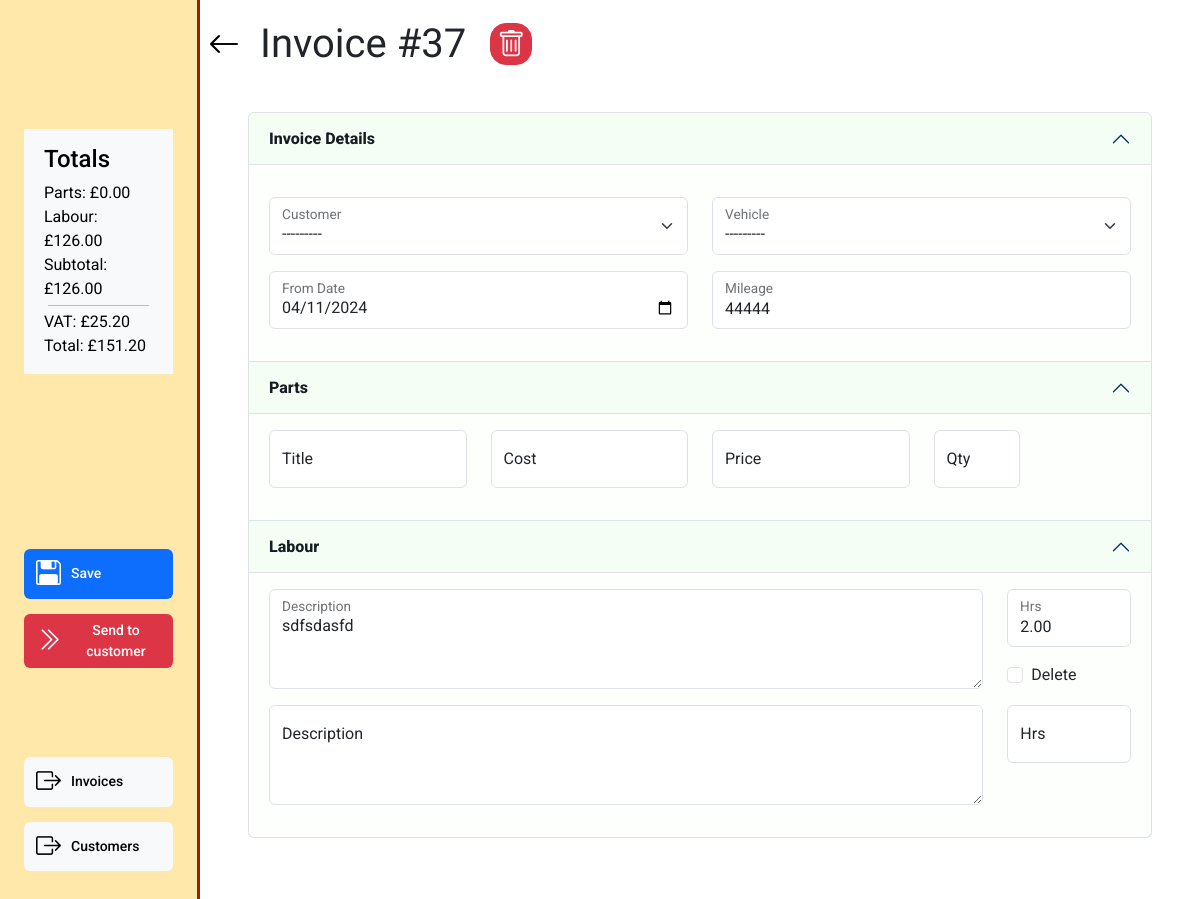
Page /invoices/invoice_select/dcb49db916cd on the committed database.
### invoice/models.py (models this page shows, shortened)
class Invoice(models.Model):
    class InvoiceStatus(models.IntegerChoices):
        WORK_ON_HOLD = 1, 'Work on hold'
        OPEN = 2, 'Open'
        READY_FOR_PROCESSING = 3, 'Ready for processing'
        READY_FOR_VERIFICATION = 4, 'Ready for verification'
        SENT_TO_CUSTOMER = 5, 'Sent to customer'
        COMPLETE = 6, 'Complete'
    inv_number = models.CharField(
        max_length=10, null=True, editable=False)
    inv_integer = models.PositiveIntegerField(null=True, editable=False)
    customer = models.ForeignKey(
        Customer, on_delete=models.PROTECT, related_name='invoices',
        blank=True, null=True)
    vehicle = models.ForeignKey(
        Vehicle, on_delete=models.PROTECT, related_name='invoices',
        blank=True, null=True)
    date_in = models.DateTimeField(blank=True, null=True)
    mileage = models.PositiveIntegerField(blank=True, null=True)
    status = models.PositiveSmallIntegerField(
        choices=InvoiceStatus.choices, blank=True, null=True)
    active = models.BooleanField(default=True, blank=True, null=True)
    parts_total = models.PositiveIntegerField(blank=True, null=True)
    labour_total = models.PositiveIntegerField(blank=True, null=True)
    subtotal = models.PositiveIntegerField(blank=True, null=True)
    vat_total = models.PositiveIntegerField(blank=True, null=True)
    grand_total = models.PositiveIntegerField(blank=True, null=True)
    slug = models.SlugField(max_length=100, unique=True, blank=False, null=False)
    unique_id = models.CharField(null=True, blank=True, max_length=100)
    def __str__(self):
        if self.inv_integer:
            result = f'{self.customer} - {self.vehicle} - {self.inv_number}'
        elif self.customer and self.vehicle:
            result = f'{self.customer} - {self.vehicle}'
        elif self.customer or self.vehicle:
            result = f'{self.customer or self.vehicle} - ({self.unique_id})'
        else:
            result = f'Blank invoice - ({self.unique_id})'
        return result

### customer/models.py (models this page shows, shortened)
class Vehicle(models.Model):
    customer = models.ForeignKey(
        Customer, blank=False, null=False, on_delete=models.CASCADE)
    registration = models.CharField(max_length=10, null=False, blank=False)
    make = models.CharField(max_length=27, blank=True, null=True)
    model = models.CharField(max_length=27, blank=True, null=True)
    active = models.BooleanField(default=True, blank=True, null=True)
    slug = models.SlugField(max_length=100, unique=True, blank=False, null=False)
    def __str__(self):
        return self.registration

### invoice/views.py (the view)
# urls.py: path('invoice_select/<slug:slug>', views.invoice_summary, name='invoice_summary'),
def invoice_summary(request, slug):
    invoice = get_object_or_404(Invoice, slug=slug)
    labour = Labour.objects.filter(invoice=invoice.id)
    parts = Part.objects.filter(invoice=invoice.id)
    if request.method == 'POST':
        invoice_details_form = InvoiceForm(request.POST, request.FILES, instance=invoice)
        part_formset = PartFormSet(request.POST, queryset=parts, instance=invoice, prefix='parts')
        labour_formset = LabourFormSet(request.POST, queryset=labour, instance=invoice, prefix='labour')
        if invoice_details_form.is_valid() and part_formset.is_valid() and labour_formset.is_valid():
            invoice_details = invoice_details_form.save()
            part_instances = part_formset.save(commit=False)
            for form in part_formset:
                if form.cleaned_data.get('DELETE'):
                    instance=form.instance
                    instance.delete()
                else:
                    form.save()
            labour_instances = labour_formset.save(commit=False)
            for form in labour_formset:
                if form.cleaned_data.get('DELETE'):
                    instance=form.instance
                    instance.delete()
                else:
                    form.save()
            messages.success(request, 'Parts changes saved successfully.')
            return redirect('invoice_summary', slug=slug)
        else:
            messages.error(request, 'Form validation failed. Please check your input.')
            return redirect(reverse('invoice_summary', args=[invoice.slug]))
    else:
        invoice_details_form = InvoiceForm(instance=invoice)
        part_formset = PartFormSet(queryset=parts, instance=invoice, prefix='parts')
        part_formset.helper = BasePartFormSetHelper()
        labour_formset = LabourFormSet(queryset=labour, instance=invoice, prefix='labour')
        labour_formset.helper = BaseLabourFormSetHelper()
    status_class_map = {
        1: 'light',
        2: 'success',
        3: 'warning',
        4: 'danger',
        5: 'light'
    }
    context = {
        'item': invoice,
        'previous_url': 'invoice_list',
        'part_formset': part_formset,
        'labour_formset': labour_formset,
        'parts_list': parts,
        'labour_list': labour,
        'edit_invoice_form': invoice_details_form,
        'status_class_map': status_class_map,
        'available_status_map': available_status_full_dict_map
    }
    return render(request, 'invoice/invoice_summary.html', context)

### customer/models.py (called while the page is built)
    def __str__(self):
        return self.name

### invoice/context_processors.py (called while the page is built)
def user_creds(request):
    return {
        'Mechanic': request.user.groups.filter(name='Mechanic').exists(),
        'Accounts': request.user.groups.filter(name='Accounts').exists(),
        'Foreman': request.user.groups.filter(name='Foreman').exists(),
    }

### invoice/forms.py (called while the page is built, shortened)
def add_or_edit_modal(slug, type, layout):
    if slug:
        layout
    return  layout

    def create_option(self, name, value, label, selected, index, subindex=None, attrs=None):
        option = super().create_option(
            name, value, label, selected, index, subindex=subindex, attrs=attrs)
        try:
            instance = self.choices.queryset.get(pk=value.value)
            option_fk = instance.customer.id
            if option_fk:
                option['attrs']['class'] = option_fk
        except:
            option['attrs']['class'] = 'no_customer'
        return option

### invoice/templatetags/custom_tags.py (called while the page is built)
@register.filter
def get_dict_value(key_to_search, dict):
    return dict.get(key_to_search, {})

@register.filter
def format_currency(value, currency='£'):
    try:
        pounds_value = value / 100
        format_pounds = number_format(pounds_value, decimal_pos=2, force_grouping=True)
        result = f'{currency}{format_pounds}'
    except:
        result = f'{currency}0.00'
    return result

### invoice/templates/invoice/invoice_summary.html (shortened to what this page needs)
{% extends "base_dashboard.html" %}
{% load static %}
{% load crispy_forms_tags %}
{% load custom_tags %}
{% block css %}
{{block.super}}
<link rel="stylesheet" href="{% static 'invoice/css/invoice.css' %}">
{% endblock %}
{% block page_heading %}Invoice #{{item.id}}{% endblock %}
{% block side_menu_top %}
<div class=" bg-light text-black align-self-center flex-fill mt-5">
   <div class="d-md-block d-none px-1  m-3">
    <h4 class="mb-2">Totals</h4>
    <div>
        {% include "includes/invoice_totals.html" %}
    </div>
</div>
</div>
{% endblock %}
{% block side_menu_action_items %}
{% if item.status < 5 %}
    <button class="btn btn-primary side-menu-link" id="save-button" onclick="submitForm()"><i class="bi bi-floppy2"></i>Save</button>
{% endif %}
<form action="{% url 'invoice_list' %}" method="POST" id="invoice_change_status">
    {% with available_status=item.status|get_dict_value:available_status_map %}
        {% for key, desc in available_status.items %}
            {% if key < item.status %}
            {% else %}
            <button type="submit" name="status" value="{{key}}"
                class="btn btn-{{ item.status|get_dict_value:status_class_map }} side-menu-link">
                <i class="bi bi-chevron-double-right"></i>{{desc}}
            </button>
            {% endif %}
        {% endfor %}
    {% endwith %}
</form>
{% endblock side_menu_action_items %}
{% block side_menu_nav_items %}
<a href="{% url 'invoice_list' %}" class="btn side-menu-link btn-light"><i
        class="bi bi-box-arrow-right"></i><span>Invoices</span></a>
<a href="{% url 'customer_list' %}" class="btn side-menu-link btn-light"><i
        class="bi bi-box-arrow-right"></i><span>Customers</span></a>
{% endblock side_menu_nav_items %}
{% block dashboard_content %}
{% if item.status < 5 %}
<div class="invoice-container mb-5">
    <div class="accordion mb-4" id="invoice-accordion">
        <form action="{% url 'invoice_summary' item.slug %}" method="POST" id="invoice-form">
            <div class="accordion-item">
                <h2 class="accordion-header">
                    <button class="accordion-button" type="button" data-bs-toggle="collapse"
                        data-bs-target="#invoice-accordion-collapseOne" aria-expanded="true"
                        aria-controls="invoice-accordion-collapseOne">
                        Invoice Details
                    </button>
                </h2>
                <div id="invoice-accordion-collapseOne" class="accordion-collapse collapse show">
                    <div class="accordion-body">
                        {% crispy edit_invoice_form %}
                    </div>
                </div>
            </div>
            <div class="accordion-item">
                <h2 class="accordion-header">
                    <button class="accordion-button" type="button" data-bs-toggle="collapse"
                        data-bs-target="#panelsStayOpen-collapseTwo" aria-expanded="true"
                        aria-controls="panelsStayOpen-collapseTwo">
                        Parts
                    </button>
                </h2>
                <div id="panelsStayOpen-collapseTwo" class="accordion-collapse collapse show">
                    <div class="accordion-body">
                        <div>
                            {% crispy part_formset %}
                        </div>
                    </div>
                </div>
            </div>
            <div class="accordion-item">
                <h2 class="accordion-header">
                    <button class="accordion-button" type="button" data-bs-toggle="collapse"
                        data-bs-target="#panelsStayOpen-collapseThree" aria-expanded="false"
                        aria-controls="panelsStayOpen-collapseThree">
                        Labour
                    </button>
                </h2>
                <div id="panelsStayOpen-collapseThree" class="accordion-collapse collapse show">
                    <div class="accordion-body">
                        <div>
                            {% crispy labour_formset %}
                        </div>
                    </div>
                </div>
            </div>
        </form>
    </div>
</div>
{% endif %}
{% endblock %}

### templates/includes/invoice_totals.html
{% load custom_tags %}
Parts: {{item.parts_total|format_currency}}<br>
Labour: {{item.labour_total|format_currency}}<br>
Subtotal: {{item.subtotal|format_currency}}<br>
<hr class="m-1">
VAT: {{item.vat_total|format_currency}}<br>
Total: {{item.grand_total|format_currency}}

### static/css/base.css (style rules this page uses)
html { height: 100%; overflow: hidden; }
body { font-family: 'Roboto', Arial, sans-serif; }
a { color: black; text-decoration: none; }
i { font-size: 25px; }
.side-menu-link { display: flex; align-items: center; font-size: 14px; font-weight: 500; border:none; width: 100%; margin-bottom: 15px; }
.accordion { --bs-accordion-bg: #c7f5c309; --bs-accordion-bg-color: #327b270f; --bs-accordion-active-bg: #c7f5c32c; --bs-accordion-active-color: #161c22; --bs-accordion-btn-color: #161c22; }
.accordion-button:not(.collapsed) { color: var(--bs-accordion-active-color); box-shadow: inset 0 calc(-1* var(--bs-accordion-border-width)) 0 var(--bs-accordion-border-color); font-weight: 800; }
.side-menu-link > i { font-size: 25px; margin-right: 10px; }

### invoice/static/invoice/css/invoice.css (style rules this page uses)
.desc_text_area { height: 100px!important; }

### rows in the picture
Invoice: parts_total "£0.00", labour_total "£126.00", subtotal "£126.00", vat_total "£25.20", grand_total "£151.20", id "37", date_in "04/11/2024", vehicle "---------", mileage "44444"
Vehicle: customer "---------"

### other values in the picture
{{ desc }} "Send to customer"
